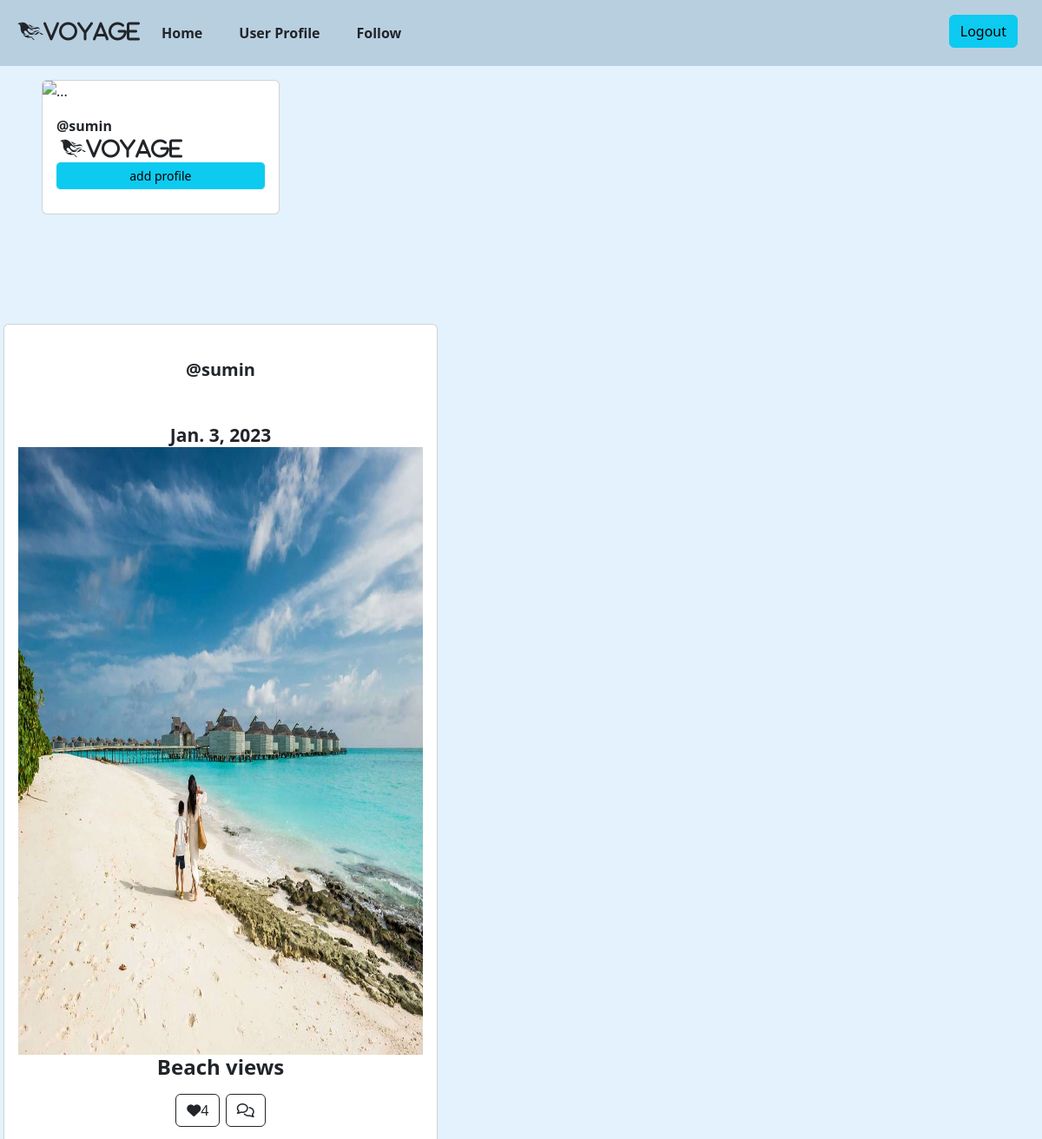
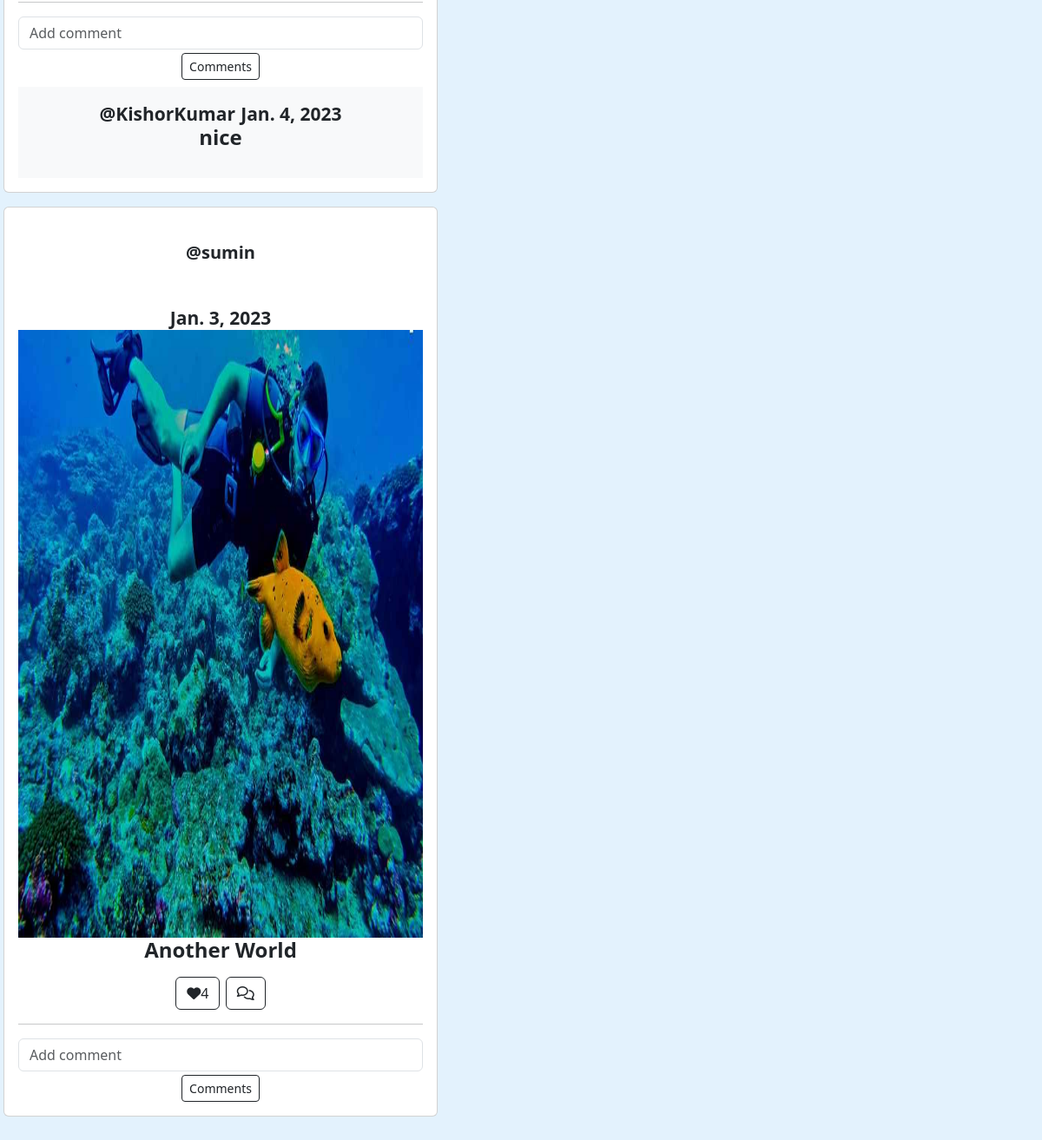
Page /web/profile/ (signed in) on the earlier database version (2 pictures, top to bottom).
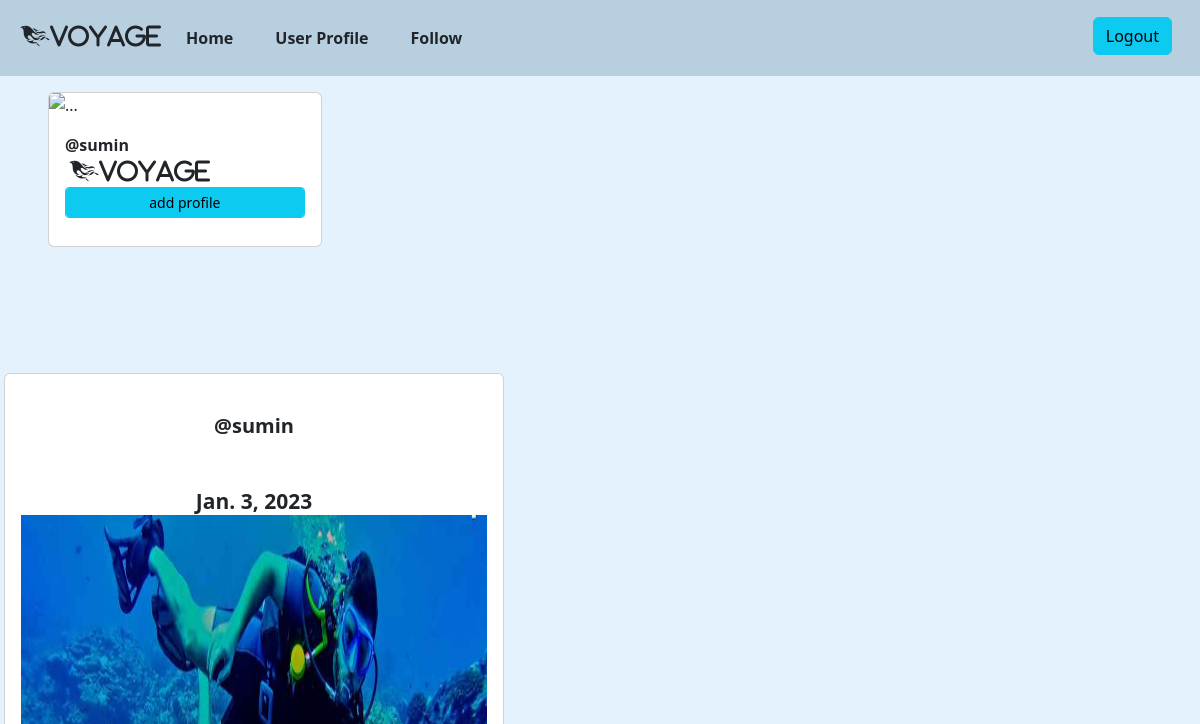
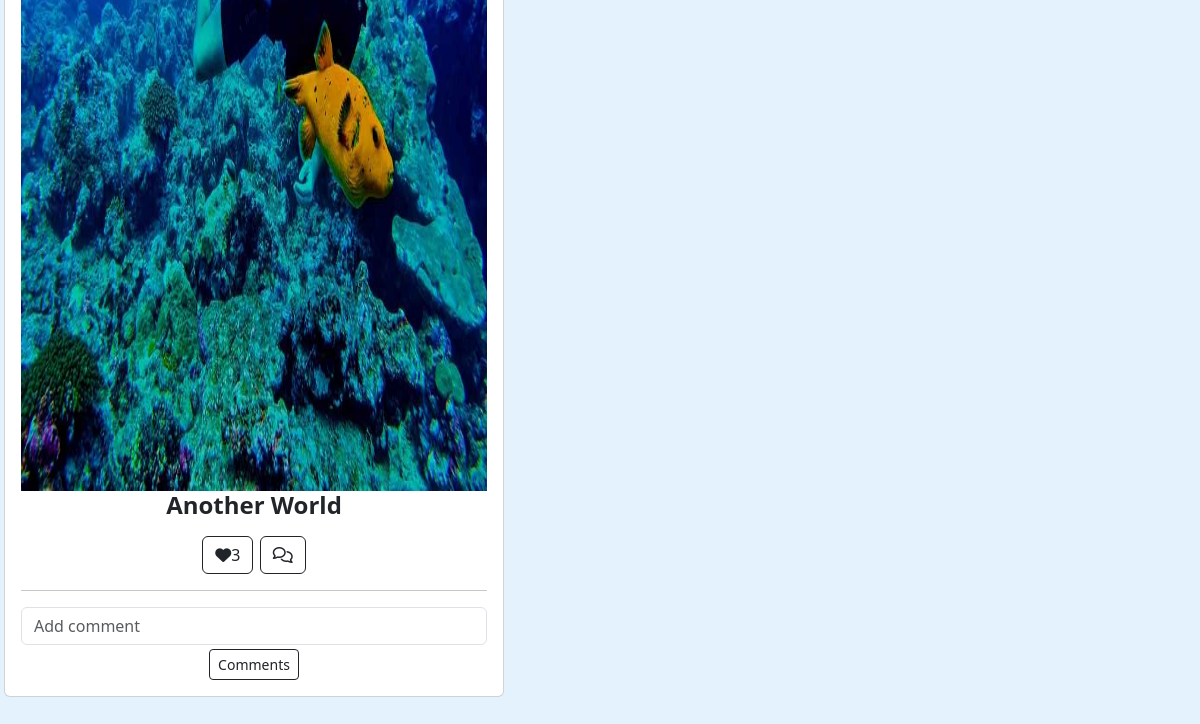
Same page on the later database version (2 pictures, top to bottom).
### api/models.py (models this page shows, shortened)
class Posts(models.Model):
    title=models.CharField(max_length=250)
    image=models.ImageField(upload_to="images",null=True)
    user=models.ForeignKey(User,on_delete=models.CASCADE)
    created_date=models.DateField(auto_now_add=True)
    like=models.ManyToManyField(User,related_name="likes")
    @property
    def posts_comments(self):
        return self.comments_set.all()
    @property
    def likes(self):
        qs=self.like.all().count()
        return qs

class Comments(models.Model):
    comment=models.CharField(max_length=250)
    user=models.ForeignKey(User,on_delete=models.CASCADE)
    post=models.ForeignKey(Posts,on_delete=models.CASCADE)
    created_date=models.DateField(auto_now_add=True)

### web/views.py (the view)
# urls.py: path("profile/", Profile.as_view(), name='profile'),
class Profile(ListView):
    template_name = 'profile.html'
    model = Posts
    context_object_name="posts"
    def get_queryset(self):
        return Posts.objects.filter(user=self.request.user)

### web/templates/profile.html (shortened to what this page needs)
{% extends 'base.html' %}
{% block body_block %}
<!DOCTYPE html>
<html lang="en">
<head>
    <link rel="stylesheet" href="https://cdnjs.cloudflare.com/ajax/libs/font-awesome/6.2.1/css/all.min.css"
 />
</head>
<body>
    <div class="row">
        <div class="col-4">
            <div class="p-5">
                <div class="card" style="width: 95%; margin-top: -2em;">
                    <img src="{{request.user.profile.proimage.url}}" class="card-img-top" alt="...">
                    <div class="card-body">
                        <p class="card-text" style="margin: 0;"><strong>@{{request.user}}</strong></p>
            <small class="text-center h4 fw-bold mb-2 mx-1 mx-md-1 mt-1"><i class="fa-brands fa-phoenix-framework">Voyage</i>
                    <a href="{%url 'addprofile'%}" class="btn btn-info btn-sm form-control">add profile</a>
                    </div>
                  </div>
            </div>
        </div>
        <div class="col-5">
            {%for p in posts%}
                <div class="card mt-3">
                    <div class="card-body">
                        <p class="text-right h5 fw-bold mb-5 mx-1 mx-md-4 mt-4">@{{p.user}}</p>
                        <small>{{p.created_date}}</small>
                        <img src="{{p.image.url}}" alt="" width="100%" height="700">
                        <p>{{p.title}}</p>
                        <a href="{% url 'add-like' p.id %}" class="btn btn-outline-dark"><i class="fa-solid fa-heart"></i>{{p.likes}}</a>
                        <button class="btn btn-outline-dark"><i class="fa-regular fa-comments"></i></button>
                        <hr>
                        <form action="{%url 'add-comment' p.id%}" method="post">
                            <input type="text" class="form-control" name="comment" required placeholder="Add comment">
                            <button type="submit" class="btn btn-outline-dark btn-sm mt-1">Comments</button>
                        </form>
                        <div>
                            {%for comment in p.posts_comments%}
                            <div class="card-body bg-light mt-2">
                                <p style="display: inline;"><small>@{{comment.user}}</small></p>
                                <small>{{comment.created_date}}</small>
                                <p>{{comment.comment}}</p>
                            </div>
                            {%endfor%}
                        </div>
                    </div>
                </div>
                {%endfor%}
        </div>
    </div>
    {%endblock%}

### web/templates/base.html (shortened to what this page needs)
<!DOCTYPE html>
<html lang="en">
<head>
    <link href="https://cdn.jsdelivr.net/npm/bootstrap@5.3.0-alpha1/dist/css/bootstrap.min.css" rel="stylesheet">
</head>
<body style="width: 100%; overflow-x: hidden; background-color: #e3f2fd">
    <nav class="navbar navbar-expand-lg " style="background-color:  #b8cfe0;>
      <div class="container-fluid">
        <a class="navbar-brand" href="#"></p></a><p class="text-center h4 fw-bold mb-2 mx-1 mx-md-1 mt-1"><i class="fa-brands fa-phoenix-framework">Voyage</i>
        <div class="collapse navbar-collapse" id="navbarNav">
          <ul class="navbar-nav">
            <li class="nav-item">
              <a class="nav-link active" aria-current="page" href="{%url 'index'%}"><button type="submit" class="btn fw-bold  ">Home</button></a>
            </li>
            <li class="nav-item">
              <a class="nav-link active" aria-current="page" href="{%url 'profile'%}"><button type="submit" class="btn fw-bold  ">User Profile</button></a>
            </li>
            <li class="nav-item">
              <a class="nav-link" href="{%url 'people'%}"><button type="submit" class="btn fw-bold">Follow</button></a>
            </li>
          </ul>
        </div>
        <a class="navbar-brand" href="{%url 'sign-out'%}"><p class="text-center h4 fw-bold mb-2 mx-1 mx-md-1 mt-1"> <button class="btn btn-info color-dark me-2" type="button">Logout</button></p></a>
    </nav>
    {%block body_block%}
    {%endblock%}
</body>
</html>

Differences in the rows shown:
removed Posts: user "sumin", created_date "Jan. 3, 2023", image (picture), title "Beach views", likes "4"
removed Comments: user "KishorKumar", created_date "Jan. 4, 2023", comment "nice"
computed for Posts "Another World": likes "4" → "3"
